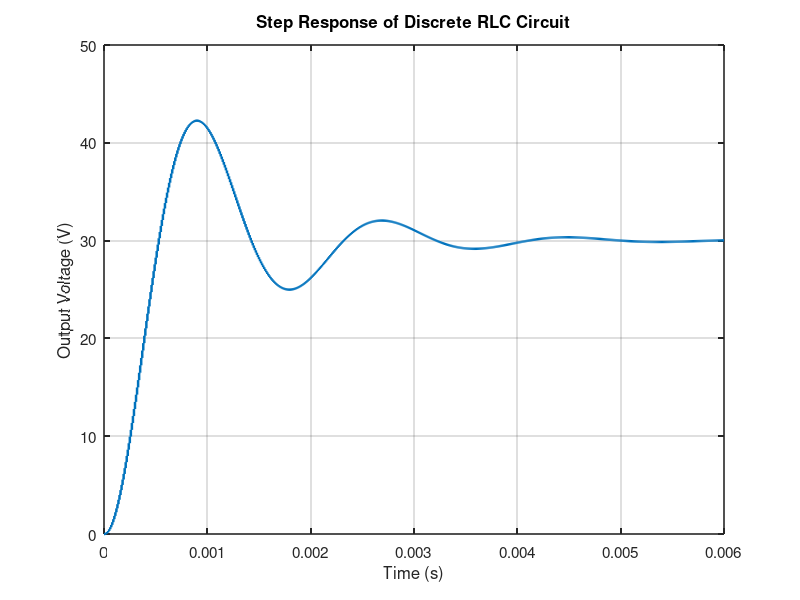

Reproduce this figure in MATLAB. (Note: this script raises an error after producing the figure.)
clc;
clear;
close all;

%% RLC Circuit Parameters
R = 30;             % Resistance (Ohm)
L = 15e-3;          % Inductance (H)
C = 5e-6;           % Capacitance (F)

Ts = 10e-6;         % Sampling time (s)

%% Continuous State-Space Matrices
A = [0      -1/C;
     1/L   -R/L];

B = [1/C;
     0];

Cmat = [0 R];

D = 0;

%% Continuous System
sys_c = ss(A, B, Cmat, D);

%% Convert to Discrete State-Space Model
sys_d = c2d(sys_c, Ts);

disp('======================================');
disp(' DISCRETE RLC STATE-SPACE MODEL');
disp('======================================');

sys_d

%% Stability Check
if isstable(sys_d)
    disp('System Status: STABLE');
else
    disp('System Status: NOT STABLE');
end

%% Controllability Check
Co = ctrb(sys_d.A, sys_d.B);

if rank(Co) == size(sys_d.A,1)
    disp('Controllability: CONTROLLABLE');
else
    disp('Controllability: NOT CONTROLLABLE');
end

%% Observability Check
Ob = obsv(sys_d.A, sys_d.C);

if rank(Ob) == size(sys_d.A,1)
    disp('Observability: OBSERVABLE');
else
    disp('Observability: NOT OBSERVABLE');
end

%% Step Response
[y,t] = step(sys_d);

figure('Color','w');
stairs(t, y, 'LineWidth', 1.8);
grid on;
box on;

title('Step Response of Discrete RLC Circuit', ...
      'FontSize', 14, 'FontWeight', 'bold');

xlabel('Time (s)', 'FontSize', 12);
ylabel('Output Voltage (V)', 'FontSize', 12);

set(gca, 'FontSize', 11, 'LineWidth', 1.1);

%% Bode Response
[mag, phase, w] = bode(sys_d);

mag = squeeze(mag);
phase = squeeze(phase);

figure('Color','w');

tiledlayout(2,1,'TileSpacing','compact');

% Magnitude
nexttile;
semilogx(w, 20*log10(mag), 'LineWidth', 2);
grid on;
box on;

title('Magnitude Response', ...
      'FontSize', 13, 'FontWeight', 'bold');

ylabel('Magnitude (dB)', 'FontSize', 11);
set(gca, 'FontSize', 10, 'LineWidth', 1.1);

% Phase
nexttile;
semilogx(w, phase, 'LineWidth', 2);
grid on;
box on;

title('Phase Response', ...
      'FontSize', 13, 'FontWeight', 'bold');

xlabel('Frequency (rad/s)', 'FontSize', 11);
ylabel('Phase (deg)', 'FontSize', 11);

set(gca, 'FontSize', 10, 'LineWidth', 1.1);

sgtitle('Bode Response of Discrete RLC Circuit', ...
        'FontSize', 14, 'FontWeight', 'bold');
